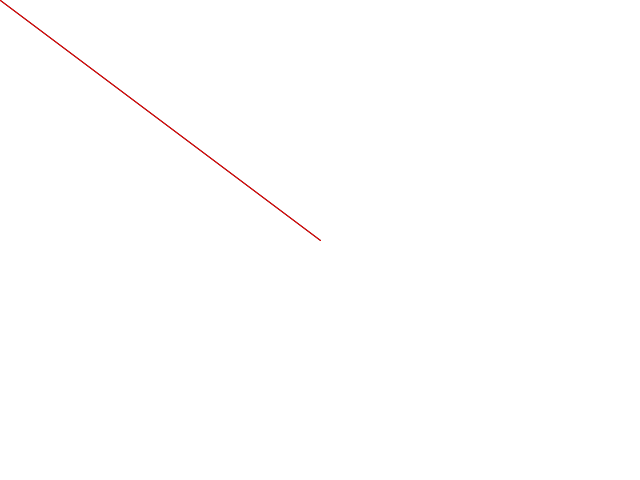
Frame 1 (no input)
Frame 60 (the mouse pressed at the canvas centre just before this capture): identical to frame 1, image omitted
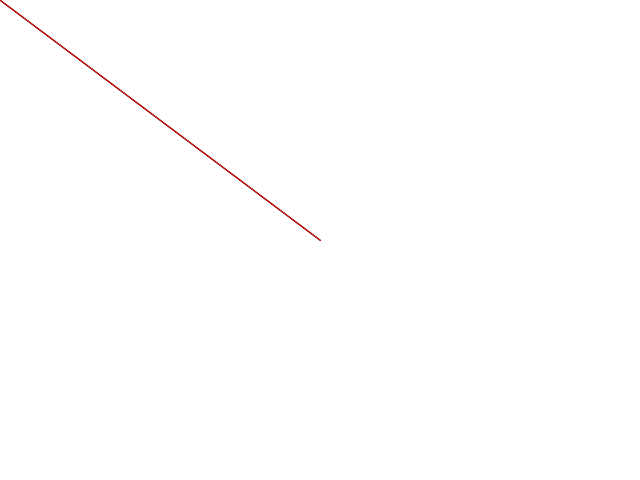
Frame 120 (the mouse held since frame 60 and released just before this capture)

The Processing sketch that drew these frames (run headless with seeded random() and noise(); from frame 60 on, the mouse is pressed at the canvas centre):

// Processing sketch: fixme
// ── fixme.pde

PVector center;
PVector mouse;
void setup(){
 size(640, 480);
 center = new PVector(width/2, height/2);
 mouse = new PVector(mouseX, mouseY);
 
 
}

void draw(){
 background(255);
 
 mouse.set(mouseX, mouseY);
 
 stroke(0);
 line(0,0, center.x, center.y);
 line(0,0, mouse.x, mouse.y);
 
 PVector res = PVector.sub(mouse, center);
 stroke(255,0, 0);
 line(center.x, center.y, res.x, res.y);
 
 
}
